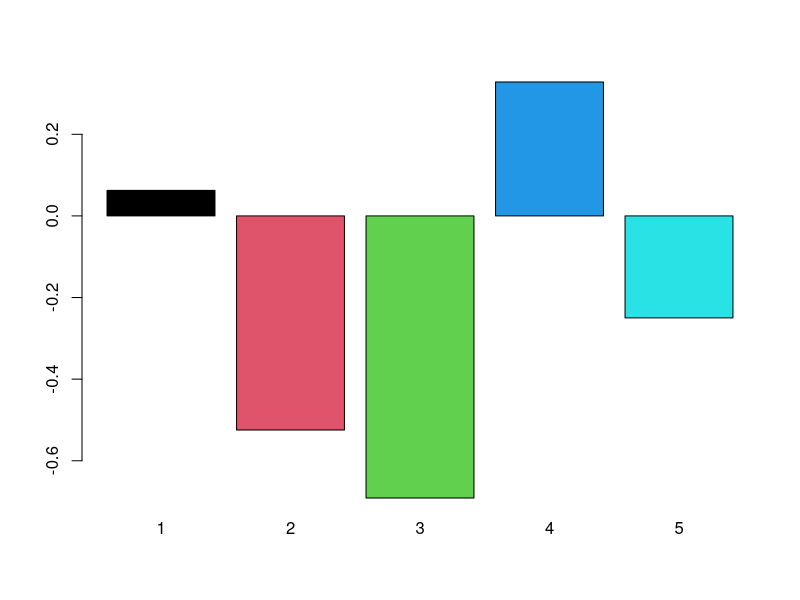
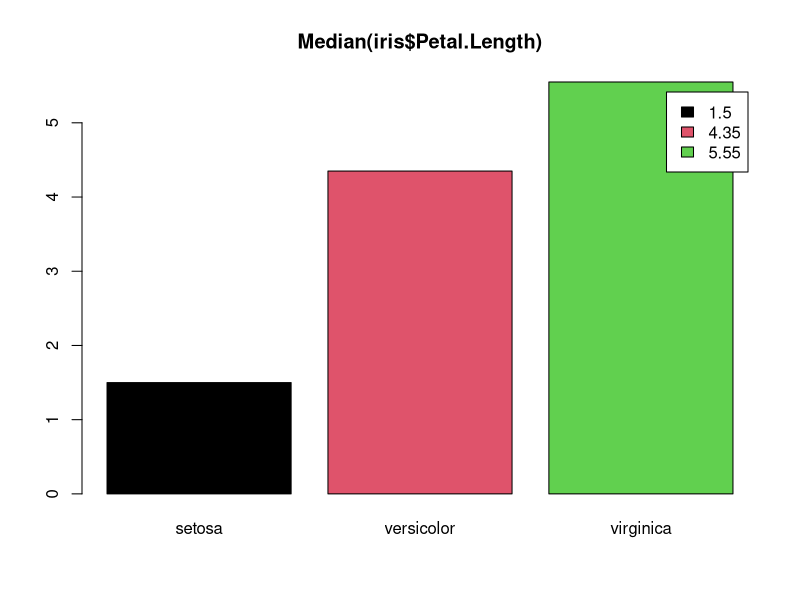
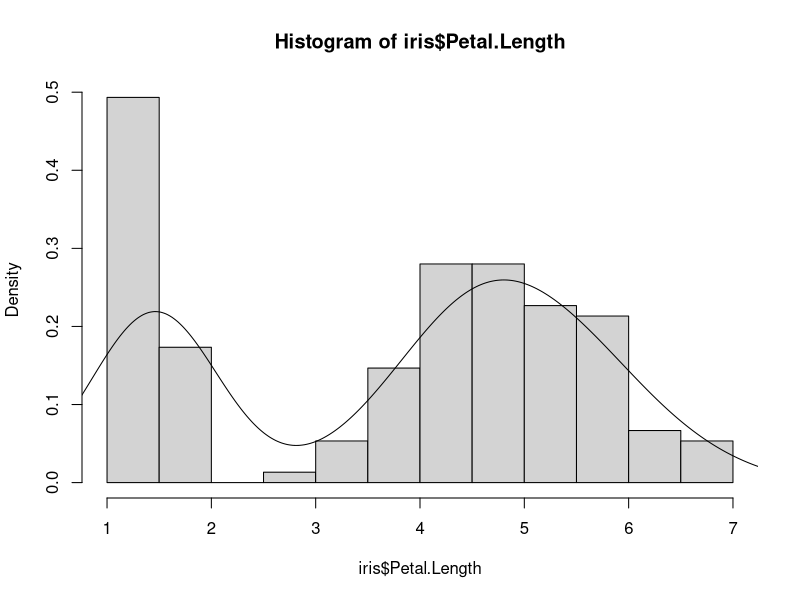
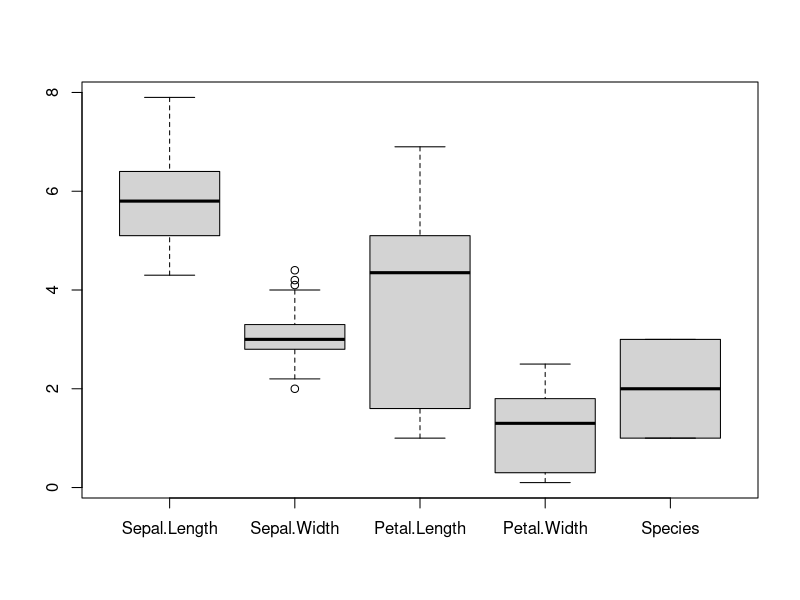
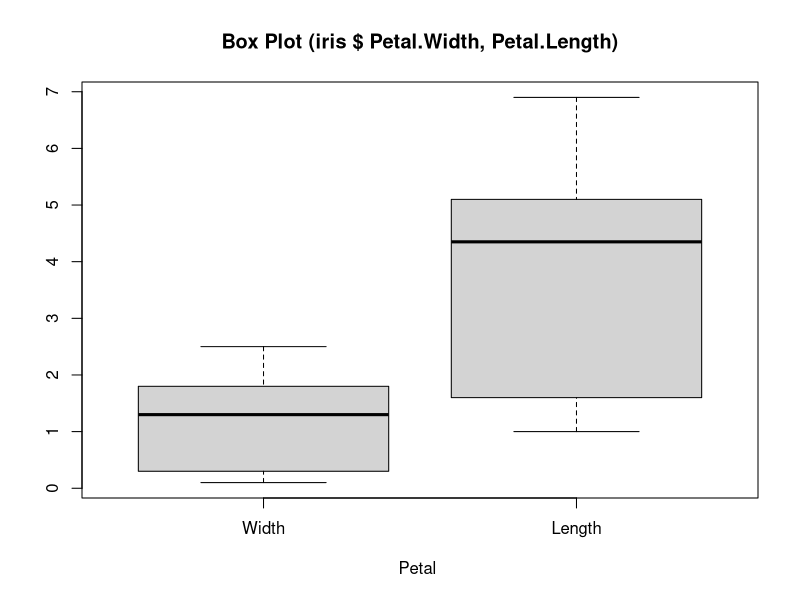
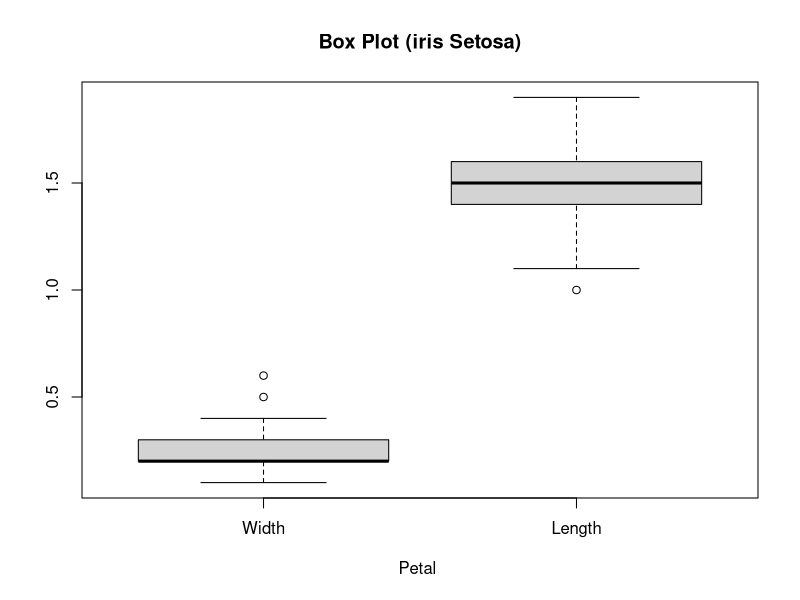
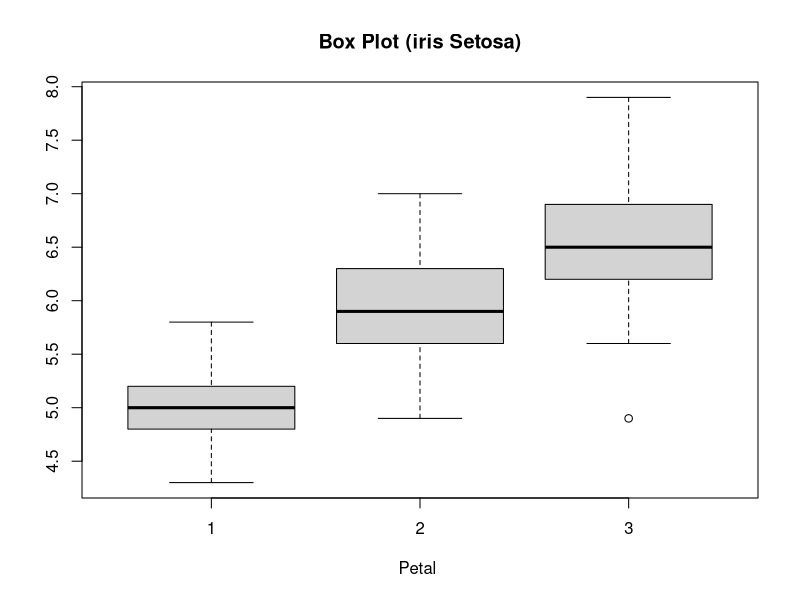
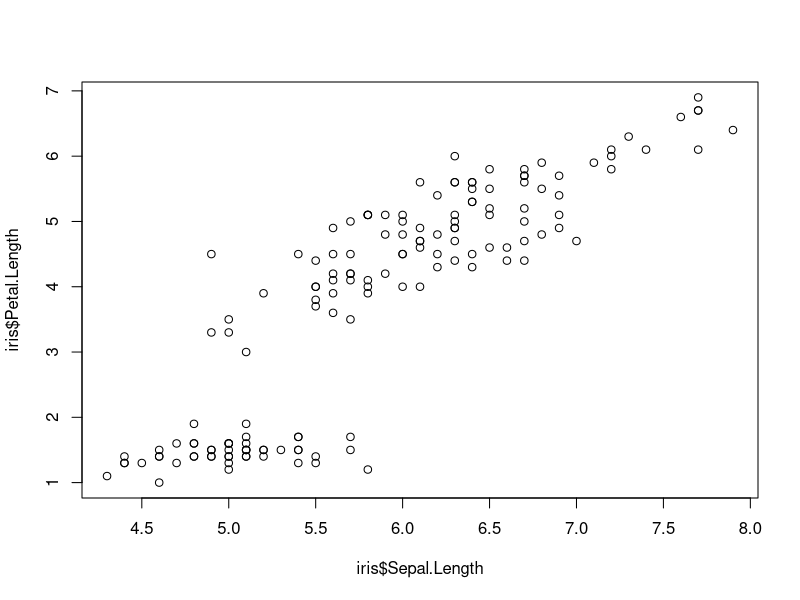

The R source for these figures, in order:

#####################################
#1. 정규분포를 따르는 난수  5개를 색별로 막대 그래프 그리기
#2. iris 데이터셋의 Petal.Length의 종별 중간값에 대한   막대 그래프 그리기
#3. iris 데이터셋의 Petal.Length의 확률밀도 히스토그램과 확률밀도그래프를 그리기
#4. iris 데이터셋의 Petal.Length, Petal.Width의 박스 플롯 그리기
#5. iris 데이터셋의 종별, Sepal.Length의 박스 플롯 그리기
#6. iris 데이터셋의 Sepal.Length에 대한 Petal.Length의 플롯 그리기
#8.  iris 데이터셋의"setosa"종에 대한 Petal.Length, Petal.Width를 matrix로 만들어 plot
#9.  iris 데이터셋의 Petal.Length, Petal.Width, Sepal.Length, Sepal.Width의 density 그래프를  2행, 2열로 plot
##########################

data(iris)

#1. 정규분포를 따르는 난수  5개를 색별로 막대 그래프 그리기
(b = rnorm(5))
barplot(b, col=c(1:5), names=c(1:5))

#2. iris 데이터셋의 Petal.Length의 종별 중간값에 대한   막대 그래프 그리기
(m = tapply ( iris $ Petal.Length , iris $ Species , median ))
barplot (m , main="Median(iris$Petal.Length)", col=c(1,2,3), legend.text= c(m))


#3. iris 데이터셋의 Petal.Length의 확률밀도 히스토그램과 확률밀도그래프를 그리기
hist ( iris $ Petal.Length , freq = FALSE )
lines ( density ( iris $ Petal.Length ))

#4. iris 데이터셋의 박스 플롯 그리기
#5. iris 데이터셋의 Petal.Length, Petal.Width의 박스 플롯 그리기
#6. iris 데이터셋의 setosa만 Petal.Length, Petal.Width의 박스 플롯 그리기
boxplot (iris )

boxplot (iris$Petal.Width, iris$Petal.Length, names=c('Width', 'Length'))
title(main = "Box Plot (iris $ Petal.Width, Petal.Length)",
      xlab = "Petal ",  )

s = subset(iris, Species == 'setosa', c(Petal.Width, Petal.Length))
boxplot (s, names=c('Width', 'Length'))
title(main = "Box Plot (iris Setosa)",
      xlab = "Petal ")

#7. iris 데이터셋의 종별, Sepal.Length의 박스 플롯 그리기
g= split(iris, iris$Species)
with(g, {
  boxplot (setosa$ Sepal.Length, versicolor$ Sepal.Length, virginica$ Sepal.Length )
})
title(main = "Box Plot (iris Setosa)",
      xlab = "Petal ")

#8. iris 데이터셋의 Sepal.Length에 대한 Petal.Length의 플롯 그리기
plot(iris$Sepal.Length, iris$Petal.Length)


#9.  iris 데이터셋의"setosa"종에 대한 Petal.Length, Petal.Width를 matrix로 만들어 plot
m =matrix(c(g$setosa$Petal.Width, g$setosa$Petal.Length), ncol=2)
matplot(m, pch=c(1,2), col=c("red","blue"))


#10.  iris 데이터셋의 Petal.Length, Petal.Width, Sepal.Length, Sepal.Width의 density 그래프를  2행, 2열로 plot
oldp = par(mfrow=c(2,2)) #이전설정 저장

plot ( density ( iris $ Sepal.Length))
plot ( density ( iris $ Sepal.Width ))
plot ( density ( iris $ Petal.Length ))
plot ( density ( iris $ Petal.Width ))

par(oldp)


